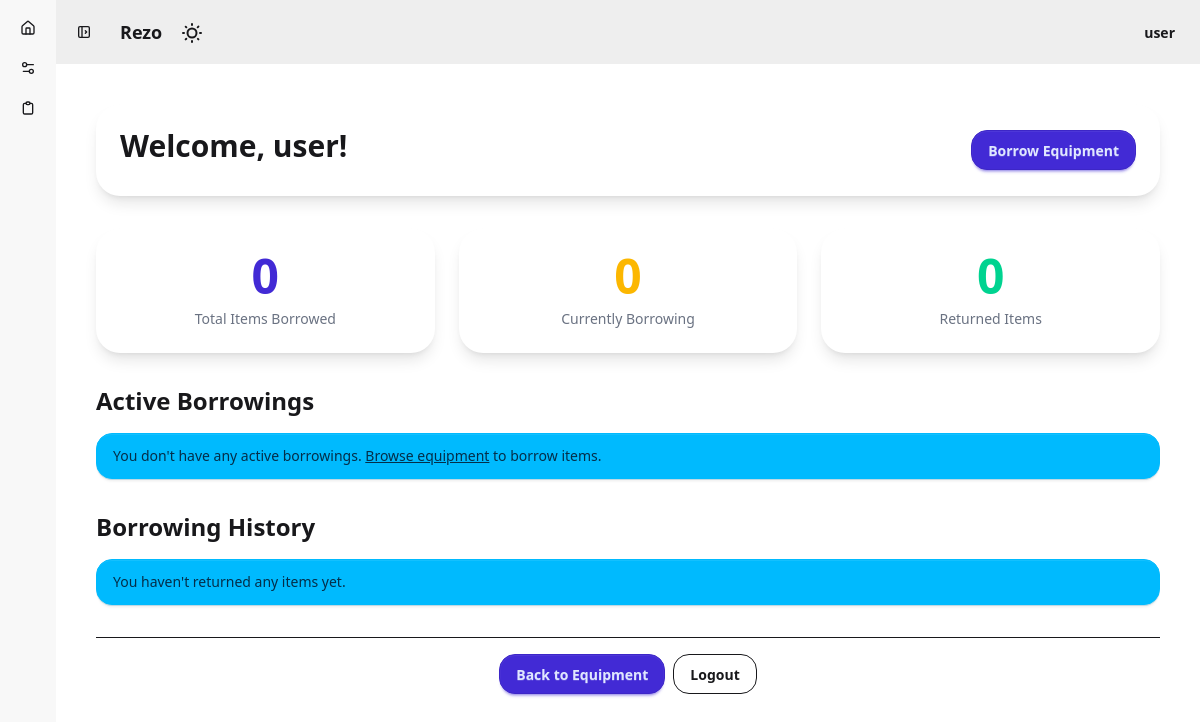
The page /accounts/profile/ (signed in) on the database as committed earlier.
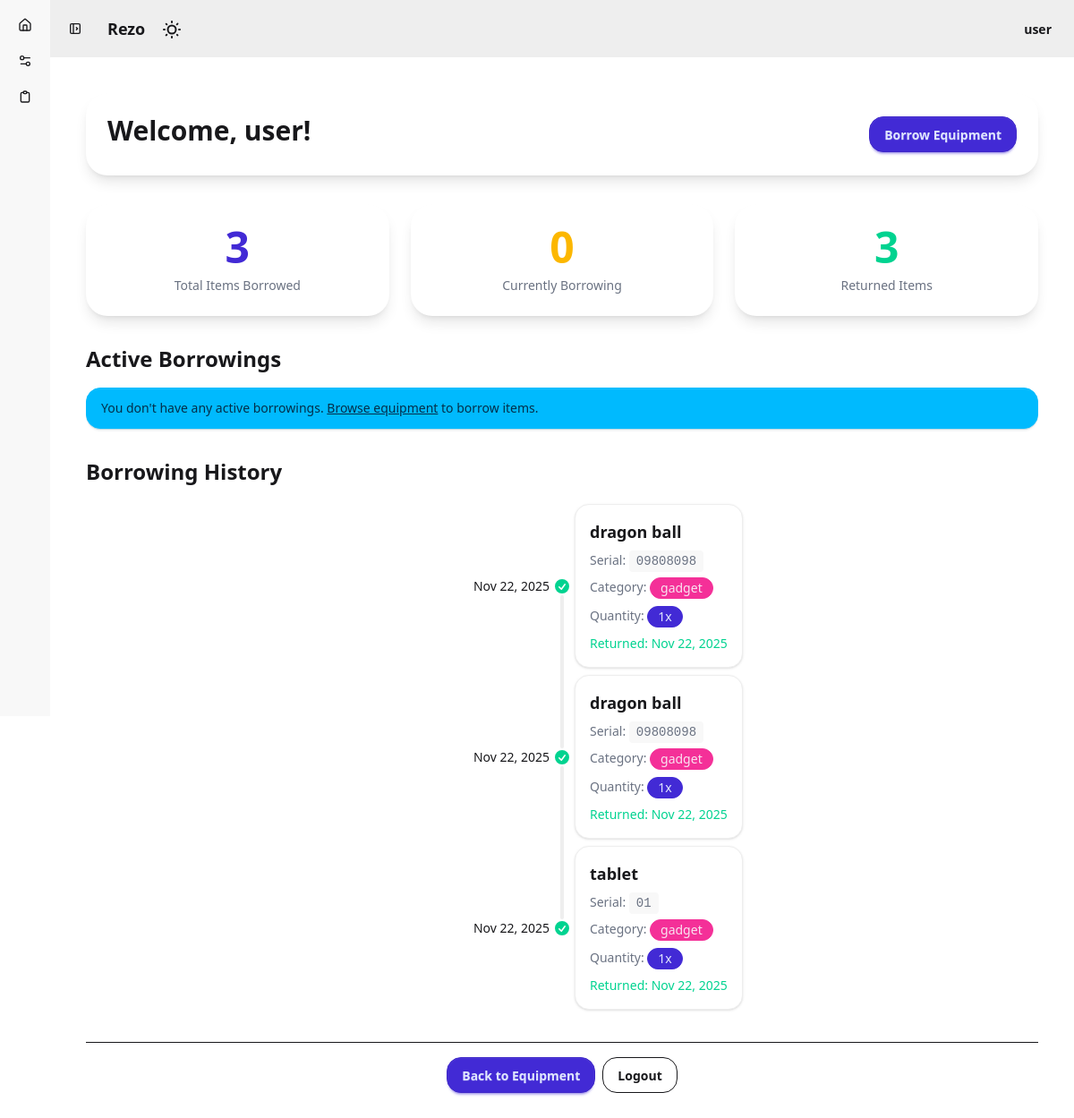
The same page on the database as committed later.
### inventory/models.py (models this page shows, shortened)
class BorrowRecord(models.Model):
    user = models.ForeignKey(User, on_delete=models.CASCADE)
    asset = models.ForeignKey(Asset, on_delete=models.CASCADE)
    quantity = models.IntegerField(default=1)  # Number of items borrowed
    borrow_date = models.DateField(auto_now_add=True)
    return_date = models.DateField(null=True, blank=True)
    is_returned = models.BooleanField(default=False)

class Asset(models.Model):
    STATUS_CHOICES = [
        ('AVAILABLE', 'Available'),
        ('BORROWED', 'Borrowed'),
        ('REPAIR', 'Under Repair'),
        ('DISPOSED', 'Disposed'),
    ]
    name = models.CharField(max_length=100)
    serial_number = models.CharField(max_length=50, unique=True)
    category = models.ForeignKey(Category, on_delete=models.CASCADE)
    total_quantity = models.IntegerField(default=10)  # Total stock available (limit)
    status = models.CharField(max_length=20, choices=STATUS_CHOICES, default='AVAILABLE')
    image = models.ImageField(upload_to='media/assets/upload', null=True, blank=True)

class Category(models.Model):
    name = models.CharField(max_length=100)

### accounts/views.py (the view)
# urls.py: path('profile/', views.profile_view, name='profile'),
@login_required
def profile_view(request):
    user = request.user
    borrowings = BorrowRecord.objects.filter(user=user).order_by('-borrow_date')
    active_borrowings = borrowings.filter(is_returned=False)
    returned_borrowings = borrowings.filter(is_returned=True)
    context = {
        'user': user,
        'borrowings': borrowings,
        'active_borrowings': active_borrowings,
        'returned_borrowings': returned_borrowings,
        'total_borrowed': borrowings.count(),
        'active_count': active_borrowings.count(),
        'returned_count': returned_borrowings.count(),
    }
    return render(request, 'accounts/profile.html', context)

### templates/accounts/profile.html (shortened to what this page needs)
{% extends 'base.html' %}
{% block content %}
<div class="w-full p-6">
    <div class="mb-8">
        <div class="card bg-base-100 shadow-lg rounded-3xl">
            <div class="card-body">
                <div class="flex justify-between items-center">
                    <div>
                        <h1 class="card-title text-3xl mb-2">Welcome, {{ user.first_name|default:user.username }}!</h1>
                    </div>
                    <a href="{% url 'asset_list' %}" class="btn btn-primary rounded-2xl">
                        Borrow Equipment
                    </a>
                </div>
            </div>
        </div>
    </div>
    <div class="grid grid-cols-1 md:grid-cols-3 gap-6 mb-8">
        <div class="card bg-base-100 shadow-lg rounded-3xl">
            <div class="card-body text-center">
                <h2 class="text-5xl font-bold text-primary">{{ total_borrowed }}</h2>
                <p class="text-gray-500">Total Items Borrowed</p>
            </div>
        </div>
        <div class="card bg-base-100 shadow-lg rounded-3xl">
            <div class="card-body text-center">
                <h2 class="text-5xl font-bold text-warning">{{ active_count }}</h2>
                <p class="text-gray-500">Currently Borrowing</p>
            </div>
        </div>
        <div class="card bg-base-100 shadow-lg rounded-3xl">
            <div class="card-body text-center">
                <h2 class="text-5xl font-bold text-success">{{ returned_count }}</h2>
                <p class="text-gray-500">Returned Items</p>
            </div>
        </div>
    </div>
    <div class="mb-8">
        <h2 class="text-2xl font-bold mb-4">Active Borrowings</h2>
        {% if active_borrowings %}
        <div class="space-y-3">
            {% for borrowing in active_borrowings %}
            <div class="card bg-base-100 shadow rounded-3xl">
                <div class="card-body">
                    <div class="flex justify-between items-center">
                        <div class="flex-1">
                            <h3 class="card-title text-lg">{{ borrowing.asset.name }}</h3>
                            <div class="text-sm text-gray-500 space-y-1 mt-2">
                                <p>Serial: <code class="bg-base-200 px-2 py-1 rounded-lg">{{ borrowing.asset.serial_number }}</code></p>
                                <p>Category: <span class="badge badge-secondary rounded-full">{{ borrowing.asset.category.name }}</span></p>
                                <p>Borrowed: {{ borrowing.borrow_date|date:"M d, Y" }} | Qty: <span class="badge badge-primary rounded-full">{{ borrowing.quantity }}x</span></p>
                            </div>
                        </div>
                        <div class="text-right">
                            <span class="badge badge-warning mb-3 rounded-full">Currently Borrowed</span>
                            <a href="{% url 'return_asset' borrowing.id %}" class="btn btn-sm btn-outline-error rounded-xl">
                                Return
                            </a>
                        </div>
                    </div>
                </div>
            </div>
            {% endfor %}
        </div>
        {% else %}
        <div class="alert alert-info rounded-2xl">
            <span>You don't have any active borrowings. <a href="{% url 'asset_list' %}" class="link">Browse equipment</a> to borrow items.</span>
        </div>
        {% endif %}
    </div>
    <div class="mb-8">
        <h2 class="text-2xl font-bold mb-4">Borrowing History</h2>
        {% if returned_borrowings %}
        <ul class="timeline timeline-vertical">
            {% for borrowing in returned_borrowings %}
            <li>
                {% if not forloop.first %}
                <hr />
                {% endif %}
                <div class="timeline-start text-sm font-medium">
                    {{ borrowing.borrow_date|date:"M d, Y" }}
                </div>
                <div class="timeline-middle">
                    <svg
                        xmlns="http://www.w3.org/2000/svg"
                        viewBox="0 0 20 20"
                        fill="currentColor"
                        class="h-5 w-5 text-success"
                    >
                        <path
                            fill-rule="evenodd"
                            d="M10 18a8 8 0 100-16 8 8 0 000 16zm3.857-9.809a.75.75 0 00-1.214-.882l-3.483 4.79-1.88-1.88a.75.75 0 10-1.06 1.061l2.5 2.5a.75.75 0 001.137-.089l4-5.5z"
                            clip-rule="evenodd"
                        />
                    </svg>
                </div>
                <div class="timeline-end timeline-box bg-base-100 shadow rounded-2xl p-4">
                    <div class="font-bold text-lg">{{ borrowing.asset.name }}</div>
                    <div class="text-sm text-gray-500 space-y-2 mt-2">
                        <p>Serial: <code class="bg-base-200 px-2 py-1 rounded">{{ borrowing.asset.serial_number }}</code></p>
                        <p>Category: <span class="badge badge-secondary rounded-full">{{ borrowing.asset.category.name }}</span></p>
                        <p>Quantity: <span class="badge badge-primary rounded-full">{{ borrowing.quantity }}x</span></p>
                        {% if borrowing.return_date %}
                        <p class="text-success font-medium">Returned: {{ borrowing.return_date|date:"M d, Y" }}</p>
                        {% else %}
                        <p class="text-warning font-medium">Not yet returned</p>
                        {% endif %}
                    </div>
                </div>
                {% if not forloop.last %}
                <hr />
                {% endif %}
            </li>
            {% endfor %}
        </ul>
        {% else %}
        <div class="alert alert-info rounded-2xl">
            <span>You haven't returned any items yet.</span>
        </div>
        {% endif %}
    </div>
    <div class="flex justify-center gap-2 mt-8 pt-4 border-t">
        <a href="{% url 'asset_list' %}" class="btn btn-primary rounded-2xl">
            Back to Equipment
        </a>
        <a href="{% url 'logout' %}" class="btn btn-outline rounded-2xl">
            Logout
        </a>
    </div>
</div>
{% endblock %}

### templates/base.html (shortened to what this page needs)
<!DOCTYPE html>
<html lang="en" data-theme="light">
<head>
    {% load static %}
    <link href="{% static 'css/output.css' %}" rel="stylesheet">
</head>
<body>
    <div class="drawer lg:drawer-open">
        <div class="drawer-content">
            <nav class="navbar w-full bg-base-300">
                <label for="my-drawer" aria-label="open sidebar" class="btn btn-square btn-ghost">
                </label>
                <div class="px-4 font-bold text-lg">Rezo</div>
                <div class="h-fit w-fit p-0.5">
                    <label class="swap swap-rotate">
                        <input type="checkbox" class="theme-controller" value="dark" />
                    </label>
                </div>
                <div class="flex-none gap-2">
                    {% if user.is_authenticated %}
                    <div class="dropdown dropdown-end">
                        <button class="btn btn-ghost" tabindex="0">
                            <span>{{ user.username }}</span>
                        </button>
                    </div>
                    {% else %}
                    <a href="{% url 'login' %}" class="btn btn-primary">Login</a>
                    <a href="{% url 'register' %}" class="btn btn-outline">Register</a>
                    {% endif %}
                </div>
            </nav>
            <div class="p-4">
                {% block content %}{% endblock %}
            </div>
        </div>
        <div class="drawer-side is-drawer-close:overflow-visible">
            <div class="flex min-h-full flex-col items-start bg-base-200 is-drawer-close:w-14 is-drawer-open:w-64">
                <ul class="menu w-full grow">
                    <li>
                        <a href="{% url 'home' %}" class="is-drawer-close:tooltip is-drawer-close:tooltip-right" data-tip="Home">
                        </a>
                    </li>
                    <li>
                        <a href="{% url 'asset_list' %}" class="is-drawer-close:tooltip is-drawer-close:tooltip-right" data-tip="Equipment">
                        </a>
                    </li>
                    {% if user.is_authenticated %}
                    <li>
                        <a href="{% url 'profile' %}" class="is-drawer-close:tooltip is-drawer-close:tooltip-right" data-tip="My Borrowings">
                        </a>
                    </li>
                    {% endif %}
                </ul>
            </div>
        </div>
    </div>
</body>
</html>

Rows that differ between the two databases and show on the page:
added BorrowRecord: borrow_date "Nov 22, 2025", asset.name "dragon ball", asset.serial_number "09808098", asset.category.name "gadget", quantity "1", return_date "Nov 22, 2025"
added BorrowRecord: borrow_date "Nov 22, 2025", asset.name "dragon ball", asset.serial_number "09808098", asset.category.name "gadget", quantity "1", return_date "Nov 22, 2025"
added BorrowRecord: borrow_date "Nov 22, 2025", asset.name "tablet", asset.serial_number "01", asset.category.name "gadget", quantity "1", return_date "Nov 22, 2025"
Other text that changed with them:
{{ total_borrowed }}: "0" → "3"
{{ returned_count }}: "0" → "3"
text no longer shown: "You haven't returned any items yet."
